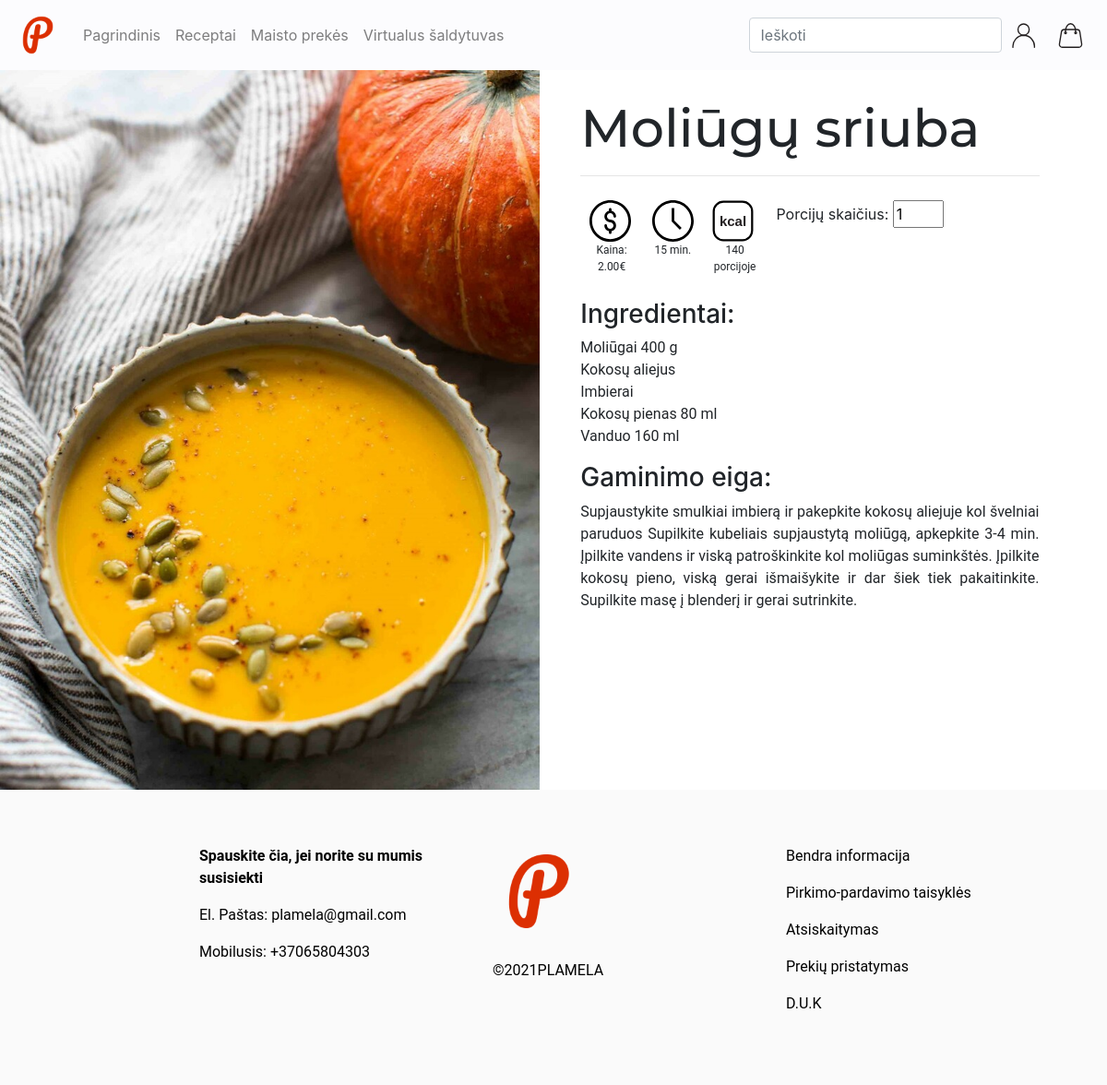
Screenshot of /receptas.php/?recid=2 with the database file from the repository.
### tables this page shows
CREATE TABLE `recipes` (
  `rec_id` int(11) NOT NULL,
  `rec_name` varchar(32) NOT NULL,
  `rec_desc` text NOT NULL,
  `rec_ingredients` text NOT NULL,
  `rec_approxPrice` varchar(32) NOT NULL,
  `rec_calories` int(11) NOT NULL,
  `rec_img` varchar(32) NOT NULL
);

### receptas.php (the view, shortened to what this page needs)
<!DOCTYPE html>
<html lang="lt">
<head>
</head>
<body>
    <?php
        $recipe = $_GET["recid"];
        $hostname = "localhost";
        $username = "root";
        $password = "";
        $db = "plamela";
        $dbconnect = mysqli_connect($hostname,$username,$password,$db);
        $REZ = $dbconnect -> query("SELECT `rec_id`, `rec_name`, `rec_desc`, `rec_ingredients`, `rec_approxPrice`, `rec_calories`, `rec_img` FROM `recipes` WHERE `rec_id` = $recipe")
        or die(mysql_error());
        $recipes = [];
        for ($i = 0;  $i < $REZ->num_rows; $i++) {
            $recipes[$i] = $REZ -> fetch_assoc();
        }
    ?>
    <div class="row noPad noMrg">
        <div class="col-md noPad noMrg"><img style="width:100%" src="../rec-img/<?php echo $recipes[0]['rec_img']; ?>"></div>
        <div class="col-md">
            <div class="receptas">
                <h2><?php echo $recipes[0]['rec_name']; ?></h2><hr>
                <div class="icons1">
                    <div class="icons">
                        <img src="../img/dollar.svg">
                        <p>Kaina: <?php echo $recipes[0]['rec_approxPrice']; ?>€</p>
                    </div>
                    <div class="icons">
                        <img src="../img/clock.svg">
                        <p> 15 min.</p>
                    </div>
                    <div class="icons">
                        <img src="../img/kcal.svg">
                        <p><?php echo $recipes[0]['rec_calories']; ?> porcijoje</p>
                    </div>
                    <div class="icons">
                        Porcijų skaičius:
                        <input id="porcijos" type="number" style="width:20%" min="1" title="Porcijų skaičius" required="required" onchange="perskaiciuoti(this.value)">
                    </div>
                </div>
                <h3>Ingredientai:</h3>
                <p>
                    <?php
                        $ingredients = explode("\r\n", $recipes[0]['rec_ingredients']);
                        for ($i = 0;  $i < count($ingredients); $i++) {
                            $namecountval = explode(" | ", $ingredients[$i]);
                            echo $namecountval[0] . " <span class='kiekis'>" . $namecountval[1] . "</span> " . $namecountval[2] . " ";
                            echo '<br>';
                        }
                    ?>
                </p>
                <h3>Gaminimo eiga:</h3>
                <p>
                    <?php echo $recipes[0]['rec_desc']; ?>
                </p>
            </div>
        </div>
    </div>
</body>
</html>

### style2.css (style rules this page uses)
p { font-family: "Roboto", sans-serif; }
.receptas { padding-left: 5%; padding-right: 10%; padding-top: 5%; }
.receptas h2 { font-family: "Montserrat", sans-serif; font-size: 57px; }
.receptas p { text-align: justify; }
.icons1 { display: flex; }
.icons { margin: 10px; }
.icons p { text-align: center; font-size: 12px; }
.icons img { width: 45px; }
.noPad { padding: 0 !important; }
.noMrg { margin: 0 !important; }
h2 { font-family: "Roboto", sans-serif; }

### rows the page displays
recipes: rec_img (picture), rec_name "Moliūgų sriuba", rec_approxPrice "2.00", rec_calories "140", rec_ingredients "Moliūgai", rec_ingredients "400", rec_ingredients "g", rec_ingredients "Kokosų aliejus", rec_ingredients "Imbierai", rec_ingredients "Kokosų pienas", rec_ingredients "80", rec_ingredients "ml", rec_ingredients "Vanduo", rec_ingredients "160", rec_desc "Supjaustykite smulkiai imbierą ir pakepkite kokosų aliejuje kol švelniai paruduos Supilkite kubeliais supjaustytą moliūgą, apkepkite 3-4 min. Įpilkite vandens ir viską patroškinkite kol moliūgas suminkštės. Įpilkite kokosų pieno, viską gerai išmaišykite ir dar šiek tiek pakaitinkite. Supilkite masę į blenderį ir gerai sutrinkite."
